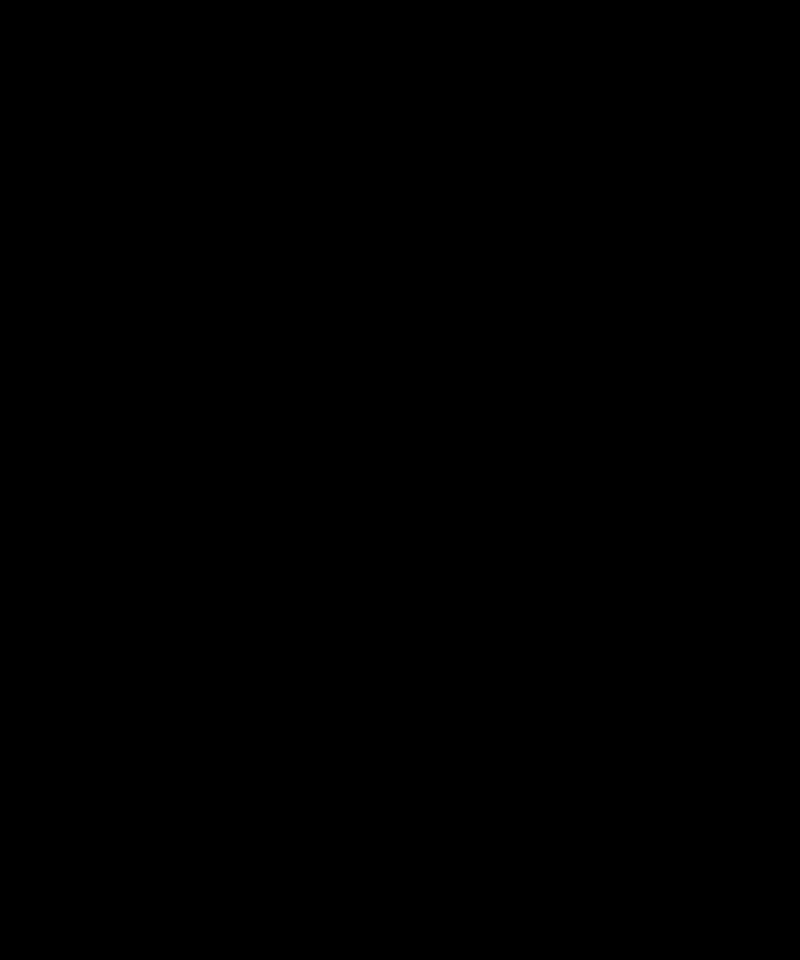
Frame 1 (no input)
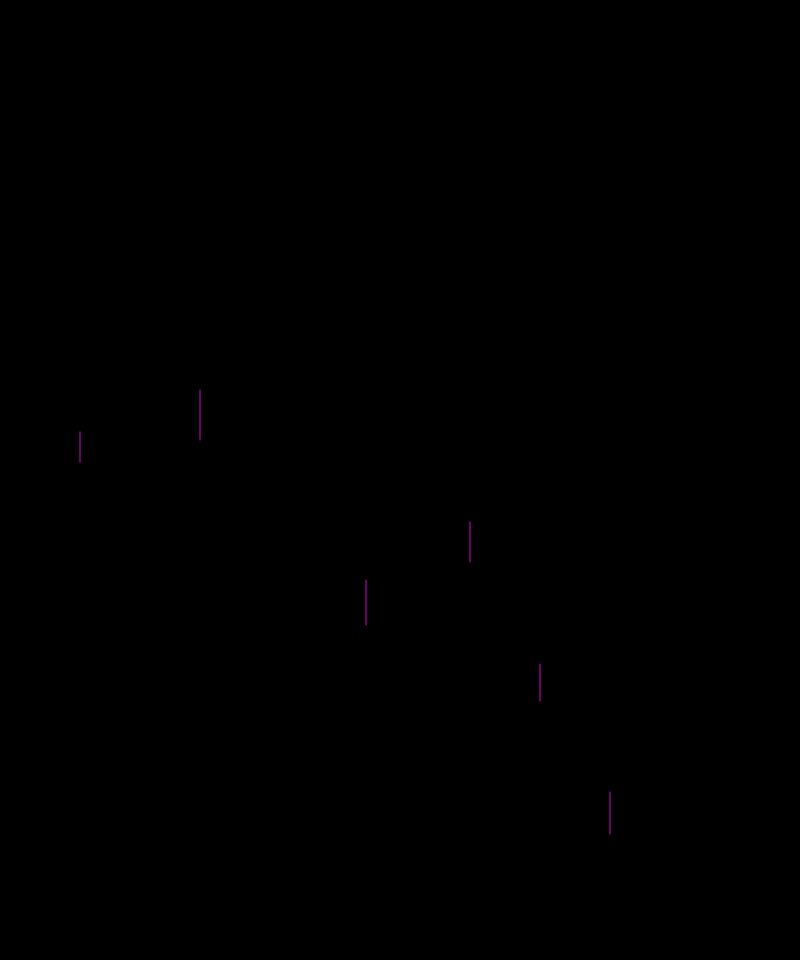
Frame 60 (no input)
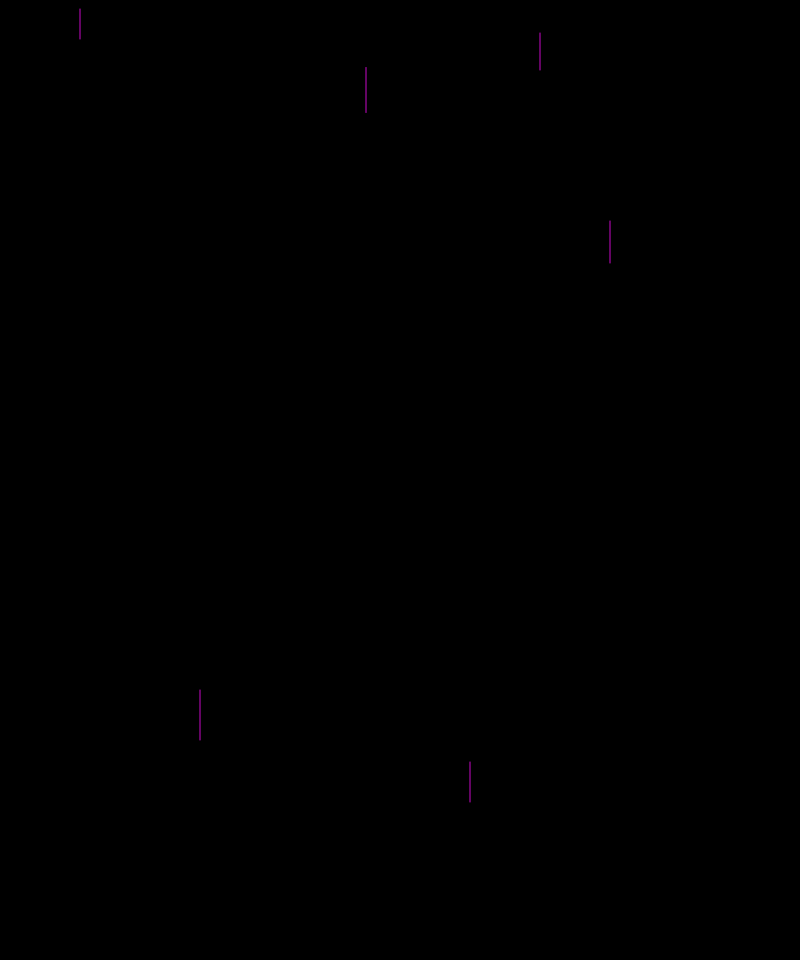
Frame 120 (the mouse pressed at the canvas centre since frame 60)

The p5.js sketch that drew these frames (run headless with seeded random() and noise() and a simulated clock; from frame 60 on, the mouse is pressed at the canvas centre):

// p5.js sketch
// ── sketch.js
var x = 80;
var y = 0;
var a = 200;
var b = 150;
var c = 366;
var d = 220;
var e = 470;
var f = 330;
var g = 540;
var h = 400;
var i = 610;
var j = 480;
var speed = 5;


function setup() {
  createCanvas(800, 960);
}

function draw() {

  background(0);
  currentTime = millis();
  if(currentTime > 200) {
  stroke(200, 9, 200);
  y += speed*1.8;
  b += speed;
  d += speed*1.5;
  f += speed*.8;
  h += speed*1.1;
  j += speed*1.3;



  line(x, y, x, y+30);
  line(a, b, a, b+50);
  line(c, d, c, d+45);
  line(e, f, e, f+40);
  line(g, h, g, h+37);
  line(i, j, i, j+42);
}
  if(y > height) {
    y = 0;
  }
  if(b > height) {
    b = 0;
  }
  if(d > height) {
    d = 0;
  }
  if(f > height){
    f = 0;
  }
  if(h > height){
    h = 0;
  }
  if(j > height){
    j= 0;
  }
  if(currentTime > 5000) {
fill(255, 255, 0);
noStroke()
ellipse(width/2, 50, 30, 30);
}
}
